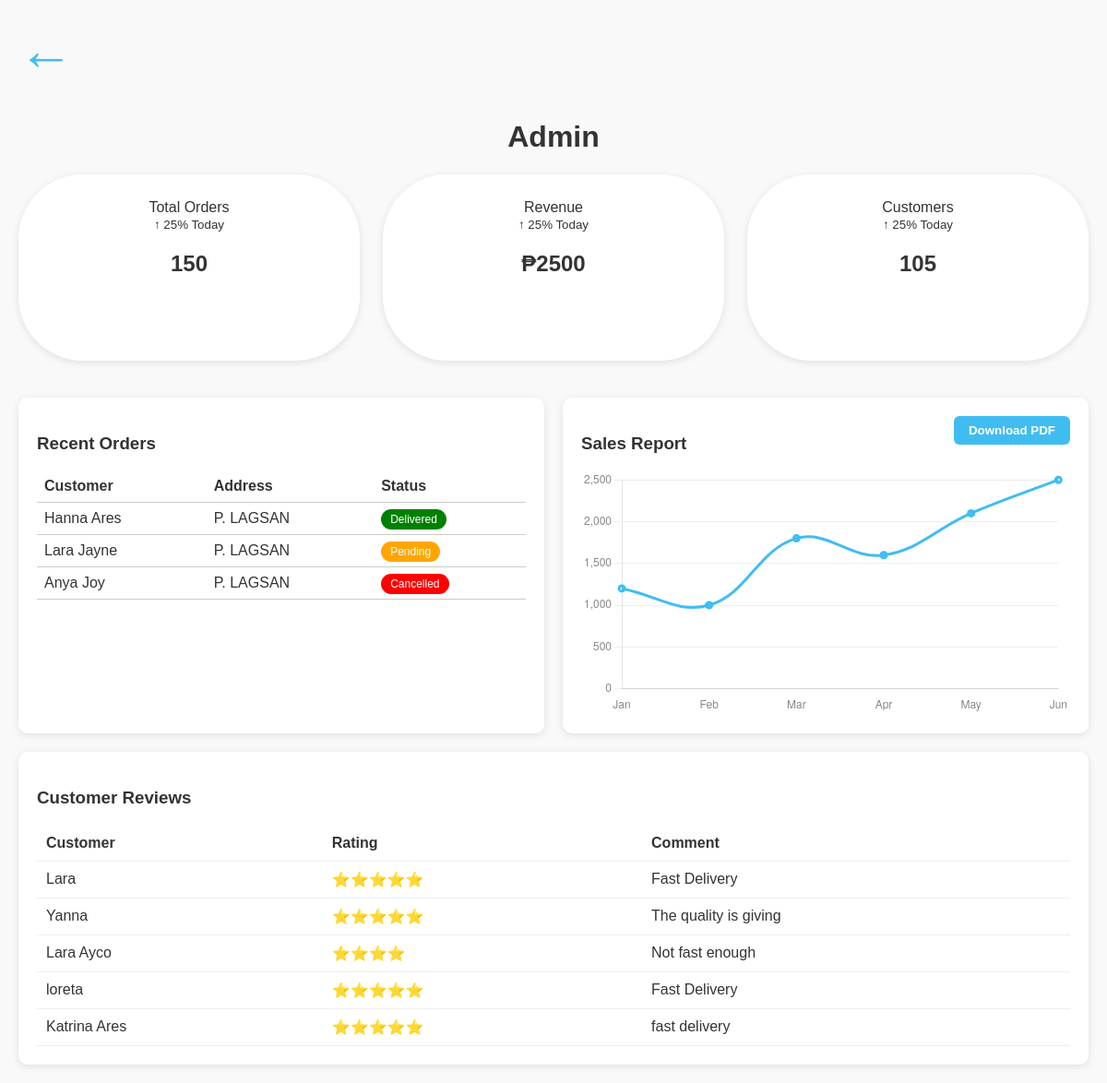
Page /admin_panel.php on the committed database.
### tables this page shows
CREATE TABLE `reviews` (
  `id` int(11) NOT NULL,
  `name` varchar(255) NOT NULL,
  `rating` int(11) NOT NULL,
  `comment` text NOT NULL,
  `order_id` int(11) DEFAULT NULL,
  `created_at` datetime DEFAULT current_timestamp(),
  `user_id` int(11) DEFAULT NULL
);

### admin_panel.php (the view, shortened to what this page needs)
<?php
include 'db.php';
$reviews = [];
$sql = "SELECT name AS customer_name, rating, comment FROM reviews ORDER BY created_at DESC LIMIT 5";
$result = $conn->query($sql);
if ($result && $result->num_rows > 0) {
    while ($row = $result->fetch_assoc()) {
        $reviews[] = $row;
    }
}
?>
<!DOCTYPE html>
<html lang="en">
<head>
</head>
<body>
  <div class="back" onclick="window.history.back()">←</div>
  <h1>Admin</h1>
  <div class="card-container">
    <div class="card">
      <p>Total Orders<br><small>↑ 25% Today</small></p>
      <h2>150</h2>
    </div>
    <div class="card">
      <p>Revenue<br><small>↑ 25% Today</small></p>
      <h2>₱2500</h2>
    </div>
    <div class="card">
      <p>Customers<br><small>↑ 25% Today</small></p>
      <h2>105</h2>
    </div>
  </div>
  <div class="section">
    <div class="table-box">
      <h3>Recent Orders</h3>
      <table>
        <thead>
          <tr><th>Customer</th><th>Address</th><th>Status</th></tr>
        </thead>
        <tbody>
          <tr><td>Hanna Ares</td><td>P. LAGSAN</td><td><span class="tag delivered">Delivered</span></td></tr>
          <tr><td>Lara Jayne</td><td>P. LAGSAN</td><td><span class="tag pending">Pending</span></td></tr>
          <tr><td>Anya Joy</td><td>P. LAGSAN</td><td><span class="tag cancelled">Cancelled</span></td></tr>
        </tbody>
      </table>
    </div>
    <div class="sales-box">
      <h3>Sales Report</h3>
      <form class="download-report" action="generate_report.php" method="post" target="_blank">
        <button type="submit">Download PDF</button>
      </form>
      <canvas id="salesChart" width="400" height="200"></canvas>
    </div>
  </div>
  <div class="reviews-card">
    <h3>Customer Reviews</h3>
    <table class="review-table">
      <thead>
        <tr><th>Customer</th><th>Rating</th><th>Comment</th></tr>
      </thead>
      <tbody>
        <?php if (!empty($reviews)): ?>
          <?php foreach ($reviews as $review): ?>
          <tr>
            <td><?= htmlspecialchars($review['customer_name']) ?></td>
            <td><?= str_repeat('⭐', (int)$review['rating']) ?></td>
            <td><?= htmlspecialchars($review['comment']) ?></td>
          </tr>
          <?php endforeach; ?>
        <?php else: ?>
          <tr><td colspan="3">No reviews found.</td></tr>
        <?php endif; ?>
      </tbody>
    </table>
  </div>
  <script>
    const ctx = document.getElementById('salesChart').getContext('2d');
    new Chart(ctx, {
      type: 'line',
      data: {
        labels: ['Jan', 'Feb', 'Mar', 'Apr', 'May', 'Jun'],
        datasets: [{
          label: 'Sales',
          data: [1200, 1000, 1800, 1600, 2100, 2500],
          borderColor: '#3FBDF1',
          backgroundColor: 'transparent',
          tension: 0.4,
          borderWidth: 3,
          fill: false,
        }]
      },
      options: {
        responsive: true,
        scales: {
          y: {
            beginAtZero: true,
            ticks: { color: '#888' },
            grid: { color: '#eee' }
          },
          x: {
            ticks: { color: '#888' },
            grid: { display: false }
          }
        },
        plugins: {
          legend: { display: false }
        },
        animation: {
          duration: 1500,
          easing: 'easeOutQuart'
        }
      }
    });
  </script>
</body>
</html>

### admin_panel.php (style rules this page uses)
body { font-family: 'Poppins', sans-serif; background-color: #f9f9f9; margin: 0; padding: 20px; color: #333; }
h1 { text-align: center; }
.card-container { display: flex; justify-content: space-between; margin: 20px 0; flex-wrap: wrap; }
.card { background: #fff; border-radius: 70px; height: 180px; padding: 11px; width: 30%; box-shadow: 0 2px 8px rgba(0,0,0,0.1); text-align: center; margin-bottom: 20px; }
.section { display: flex; gap: 20px; margin-bottom: 20px; }
.table-box, .sales-box { background: #fff; padding: 20px; flex: 1; border-radius: 10px; box-shadow: 0 2px 8px rgba(0,0,0,0.1); position: relative; }
.download-report { position: absolute; top: 20px; right: 20px; }
.download-report button { background-color: #3FBDF1; color: white; padding: 8px 16px; border: none; border-radius: 6px; font-weight: bold; cursor: pointer; }
table { width: 100%; border-collapse: collapse; }
table th, table td { padding: 8px; text-align: left; border-bottom: 1px solid #ccc; }
.reviews-card { background: #fff; padding: 20px; border-radius: 10px; box-shadow: 0 2px 8px rgba(0,0,0,0.1); }
.review-table { width: 100%; border-collapse: collapse; }
.review-table th, .review-table td { padding: 10px; text-align: left; border-bottom: 1px solid #eee; }
.back { font-size: 60px; font-weight: bold; cursor: pointer; margin-bottom: 20px; display: inline-block; color: #3FBDF1; }
.tag { padding: 4px 10px; border-radius: 12px; font-size: 12px; color: white; }
.delivered { background: green; }
.pending { background: orange; }
.cancelled { background: red; }

### rows in the picture
reviews: name "Lara", rating "⭐⭐⭐⭐⭐", comment "Fast Delivery"
reviews: name "Yanna", rating "⭐⭐⭐⭐⭐", comment "The quality is giving"
reviews: name "Lara Ayco", rating "⭐⭐⭐⭐", comment "Not fast enough"
reviews: name "loreta", rating "⭐⭐⭐⭐⭐", comment "Fast Delivery"
reviews: name "Katrina Ares", rating "⭐⭐⭐⭐⭐", comment "fast delivery"
